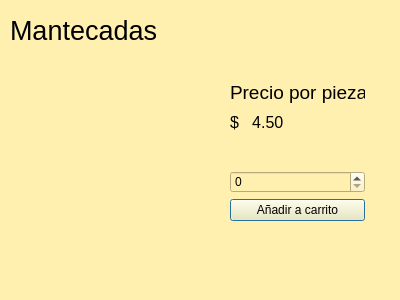
<?xml version="1.0" encoding="UTF-8"?>
<ui version="4.0">
 <class>Mantecadas</class>
 <widget class="QDialog" name="Mantecadas">
  <property name="geometry">
   <rect>
    <x>0</x>
    <y>0</y>
    <width>400</width>
    <height>300</height>
   </rect>
  </property>
  <property name="windowTitle">
   <string>Dialog</string>
  </property>
  <property name="styleSheet">
   <string notr="true">background-color:rgb(255, 240, 176);
border-color: rgb(0, 0, 0);
gridline-color: rgb(0, 0, 0);
border-color: rgb(0, 0, 0);</string>
  </property>
  <widget class="QLabel" name="label">
   <property name="geometry">
    <rect>
     <x>10</x>
     <y>10</y>
     <width>151</width>
     <height>41</height>
    </rect>
   </property>
   <property name="font">
    <font>
     <pointsize>20</pointsize>
    </font>
   </property>
   <property name="text">
    <string>Mantecadas</string>
   </property>
  </widget>
  <widget class="QWidget" name="layoutWidget">
   <property name="geometry">
    <rect>
     <x>230</x>
     <y>80</y>
     <width>135</width>
     <height>141</height>
    </rect>
   </property>
   <layout class="QVBoxLayout" name="verticalLayout">
    <item>
     <widget class="QLabel" name="label_2">
      <property name="font">
       <font>
        <pointsize>14</pointsize>
       </font>
      </property>
      <property name="text">
       <string>Precio por pieza</string>
      </property>
     </widget>
    </item>
    <item>
     <widget class="QLabel" name="label_4">
      <property name="font">
       <font>
        <pointsize>12</pointsize>
       </font>
      </property>
      <property name="text">
       <string>$   4.50</string>
      </property>
     </widget>
    </item>
    <item>
     <widget class="QLabel" name="label_3">
      <property name="text">
       <string/>
      </property>
     </widget>
    </item>
    <item>
     <widget class="QSpinBox" name="spinBox"/>
    </item>
    <item>
     <widget class="QPushButton" name="pushButton">
      <property name="text">
       <string>Añadir a carrito</string>
      </property>
     </widget>
    </item>
   </layout>
  </widget>
  <widget class="QLabel" name="label_5">
   <property name="geometry">
    <rect>
     <x>10</x>
     <y>80</y>
     <width>181</width>
     <height>171</height>
    </rect>
   </property>
   <property name="text">
    <string/>
   </property>
   <property name="pixmap">
    <pixmap resource="pastel.qrc">:/Images/Mantecada-Royal.jpg</pixmap>
   </property>
   <property name="scaledContents">
    <bool>true</bool>
   </property>
  </widget>
 </widget>
 <resources>
  <include location="pastel.qrc"/>
 </resources>
 <connections/>
</ui>
